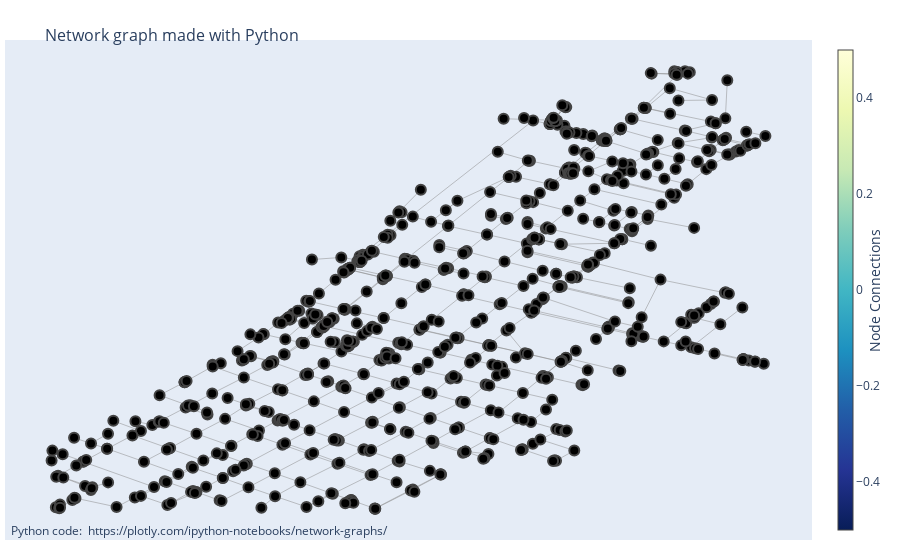

Notebook cell for this chart:
### Code cell
fig = go.Figure(data=[edge_trace, node_trace],
             layout=go.Layout(
                title='<br>Network graph made with Python',
                titlefont_size=16,
                showlegend=False,
                hovermode='closest',
                margin=dict(b=20,l=5,r=5,t=40),
                annotations=[ dict(
                    text="Python code: <a href='https://plotly.com/ipython-notebooks/network-graphs/'> https://plotly.com/ipython-notebooks/network-graphs/</a>",
                    showarrow=False,
                    xref="paper", yref="paper",
                    x=0.005, y=-0.002 ) ],
                xaxis=dict(showgrid=False, zeroline=False, showticklabels=False),
                yaxis=dict(showgrid=False, zeroline=False, showticklabels=False))
                )
fig.show()

### Figure 1 — Plotly figure (JSON) as saved in the notebook; plotly's stock layout.template omitted (floating-point values rounded to 4 significant figures; data arrays with more than 128 entries replaced by an {"elided": "..."} marker saying what was removed)
{"data": [{"hoverinfo": "none", "line": {"color": "#888", "width": 0.5}, "mode": "lines", "type": "scatter", "x": {"elided": "2952 float values"}, "y": {"elided": "2952 float values"}}, {"hoverinfo": "text", "marker": {"color": [], "colorbar": {"thickness": 15, "title": {"side": "right", "text": "Node Connections"}, "xanchor": "left"}, "colorscale": [[0, "rgb(255,255,217)"], [0.125, "rgb(237,248,177)"], [0.25, "rgb(199,233,180)"], [0.375, "rgb(127,205,187)"], [0.5, "rgb(65,182,196)"], [0.625, "rgb(29,145,192)"], [0.75, "rgb(34,94,168)"], [0.875, "rgb(37,52,148)"], [1, "rgb(8,29,88)"]], "line": {"width": 2}, "reversescale": true, "showscale": true, "size": 10}, "mode": "markers", "type": "scatter", "x": {"elided": "859 float values"}, "y": {"elided": "859 float values"}}], "layout": {"annotations": [{"showarrow": false, "text": "Python code: <a href='https://plotly.com/ipython-notebooks/network-graphs/'> https://plotly.com/ipython-notebooks/network-graphs/</a>", "x": 0.005, "xref": "paper", "y": -0.002, "yref": "paper"}], "hovermode": "closest", "margin": {"b": 20, "l": 5, "r": 5, "t": 40}, "showlegend": false, "title": {"font": {"size": 16}, "text": "<br>Network graph made with Python"}, "xaxis": {"showgrid": false, "showticklabels": false, "zeroline": false}, "yaxis": {"showgrid": false, "showticklabels": false, "zeroline": false}}}
